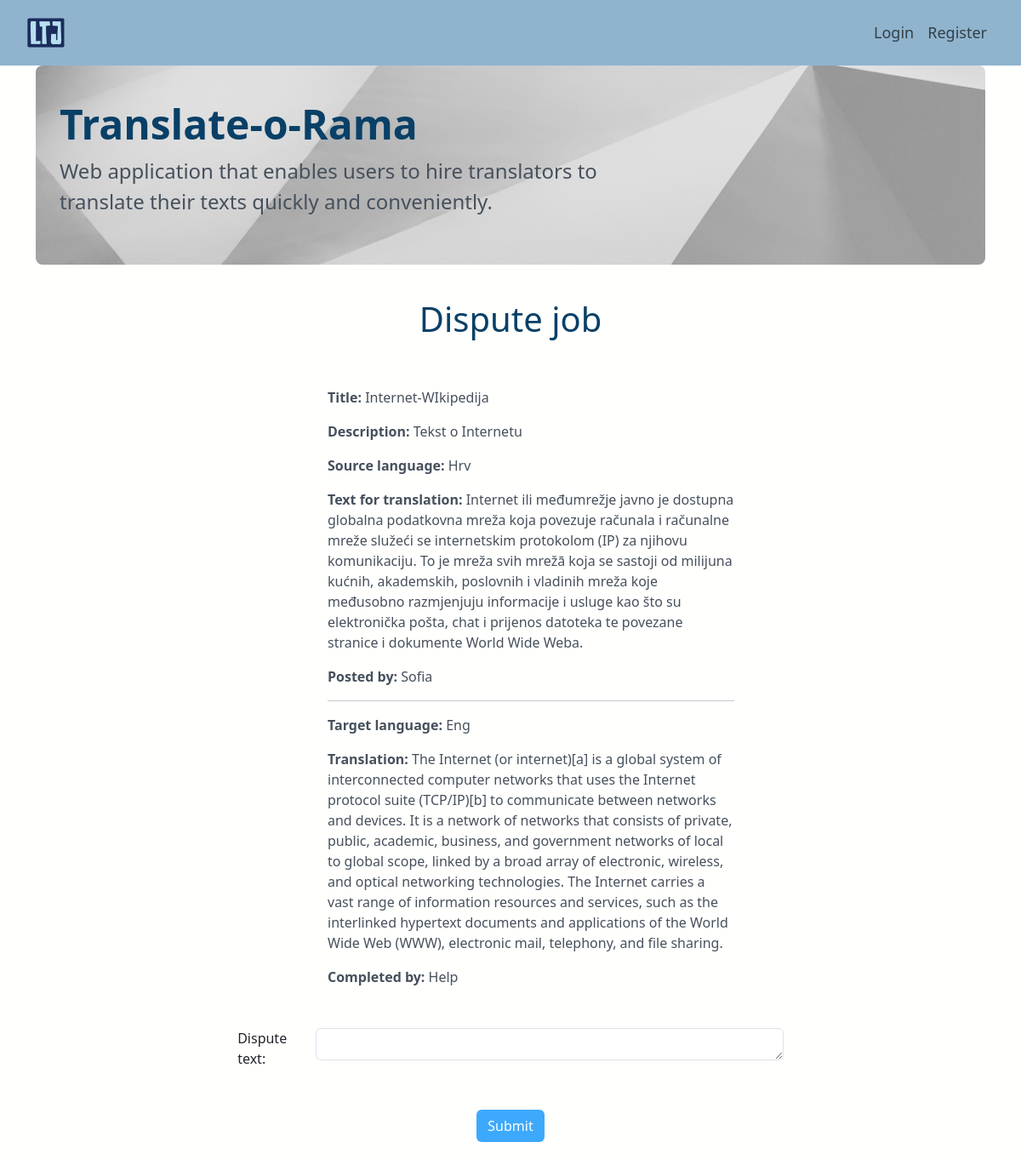
Screenshot of /dashboard/dispute/2 with the database file from the repository.
### app/models.py (models this page shows, shortened)
class Job(models.Model):
    user = models.ForeignKey(User, on_delete=models.CASCADE, related_name="user")
    title = models.TextField(blank=False, unique=True)
    description = models.TextField(blank=False)
    source_language = models.TextField(blank=False)
    target_language = models.TextField(blank=False)
    job_field = models.CharField(
        max_length=15,
        choices=JobField.JOB_CHOICES,
        default=JobField.LITERATURE,
    )
    budget = models.DecimalField(max_digits=10, decimal_places=2, default=0.0)
    text = models.TextField(blank=False)
    assigned_to = models.ForeignKey(
        "JobBid",
        on_delete=models.CASCADE,
        blank=True,
        null=True,
        related_name="assigned_to",
    )
    is_assigned = models.BooleanField(default=False)
    is_completed = models.BooleanField(default=False)
    translator = models.ForeignKey(
        User,
        on_delete=models.SET_NULL,
        blank=True,
        null=True,
        related_name="set_as_translator_of_job",
    )
    translation = models.TextField(blank=True, null=True)
    dispute = models.ForeignKey(
        Dispute,
        on_delete=models.SET_NULL,
        blank=True,
        null=True,
        related_name="dispute_for_completed_job",
    )

### app/views.py (the view)
def dispute_job(request, job_id):
    user = request.user
    job = get_object_or_404(Job, pk=job_id)
    form = DisputeJobForm()
    context = {
        "job": job,
        "user": user,
        "form": form,
    }
    if request.method == "POST":
        form = DisputeJobForm(request.POST, instance=job.dispute)
        if form.is_valid():
            if job.dispute == None:
                dispute = Dispute.objects.create(
                    dispute_text=form.cleaned_data.get("dispute_text"),
                    status=DisputeStatus.OPEN,
                )
                dispute.save()
                job.dispute = dispute
                job.save()
            else:
                dispute = job.dispute
                dispute.text = form.cleaned_data.get("dispute_text")
                dispute.save()
            return HttpResponseRedirect(reverse("app:dashboard", args=[]))
        else:
            context = {
                "job": job,
                "user": user,
                "form": form,
            }
            return render(request, "app/dispute_job.html", context)
    else:
        form = DisputeJobForm(instance=job.dispute)
        context = {
            "job": job,
            "user": user,
            "form": form,
        }
    return render(request, "app/dispute_job.html", context)

### app/forms.py (shortened to what this page needs)
class DisputeJobForm(ModelForm):
    class Meta:
        model = Dispute
        fields = [
            "dispute_text",
        ]

### app/templates/app/dispute_job.html (shortened to what this page needs)
{% extends 'app/base.html' %}
{% load widget_tweaks %}
{% block content %}
<h1 class="text-center mb-5 mt-3">Dispute job</h1>
<div class="content-section mt-5 mb-5 p-2 ">
	<div class="container w-50 mb-5 justify-content-center">
		<div class="ms-5">
			<p><b>Title:</b> {{job.title}}</p>
			<p><b>Description:</b> {{job.description}}</p>
            <p><b>Source language:</b> {{job.source_language}}</p>
			<p><b>Text for translation:</b> {{job.text}}</p>
            <p><b>Posted by:</b> {{job.user}}</p>
            <hr>
            <p><b>Target language:</b> {{job.target_language}}</p>
            <p><b>Translation:</b> {{job.translation}}</p>
            <p><b>Completed by:</b> {{job.translator}}</p>
		</div>
	</div>
	<form action="{% url 'app:dispute_job' job.id %}" method="POST">
		{% include 'includes/job_form.html' with form=form %}
		<div class="row mt-4 text-center mb-5">
            <div clss="col-md-8 ms-2">
				<button class="btn custom-btn" type="submit">
					Submit
				</button>
			</div>
		</div>
    </form>
</div>
{% endblock content %}

### app/static/app/css/base.css (style rules this page uses)
body { background-color: #fffffe; }
h1 { color: #094067; }
p { color: #46505C; }
.custom-btn { background-color: #3da9fc; color: #fffffe; }

### rows the page displays
Job: title "Internet-WIkipedija", description "Tekst o Internetu", source_language "Hrv", text "Internet ili međumrežje javno je dostupna globalna podatkovna mreža koja povezuje računala i računalne mreže služeći se internetskim protokolom (IP) za njihovu komunikaciju. To je mreža svih mrežā koja se sastoji od milijuna kućnih, akademskih, poslovnih i vladinih mreža koje međusobno razmjenjuju informacije i usluge kao što su elektronička pošta, chat i prijenos datoteka te povezane stranice i dokumente World Wide Weba.", user "Sofia", target_language "Eng", translation "The Internet (or internet)[a] is a global system of interconnected computer networks that uses the Internet protocol suite (TCP/IP)[b] to communicate between networks and devices. It is a network of networks that consists of private, public, academic, business, and government networks of local to global scope, linked by a broad array of electronic, wireless, and optical networking technologies. The Internet carries a vast range of information resources and services, such as the interlinked hypertext documents and applications of the World Wide Web (WWW), electronic mail, telephony, and file sharing.", translator "Help"

### other values shown
{{ field.label_tag }} "Dispute text:"
